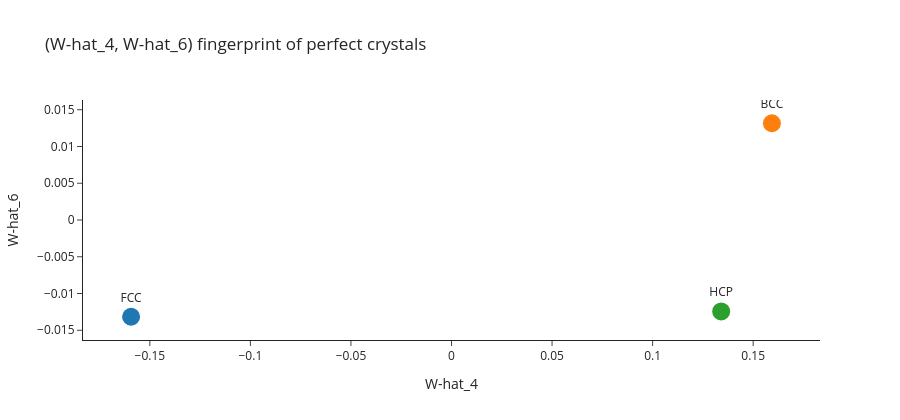

Notebook cell for this chart:
### Markdown cell above
**Read it like this:**

- $q_6$: FCC and BCC are close (0.575 vs 0.511), HCP a bit lower.
  Hard to tell FCC and BCC apart from $q_6$ alone.
- $\hat W_4$: opposite signs for FCC and BCC.
- $\hat W_6$: opposite signs again — and HCP is also negative but with a
  very different $\hat W_4$.

So the $(\hat W_4, \hat W_6)$ pair is a clean two-coordinate fingerprint.

### Code cell
fig = go.Figure()
for name, w4, w6, _ in rows:
    fig.add_trace(go.Scatter(x=[w4], y=[w6], mode='markers+text',
                             text=[name], textposition='top center',
                             marker=dict(size=18), name=name))
fig.add_hline(y=0, line_dash='dot', line_color='grey')
fig.add_vline(x=0, line_dash='dot', line_color='grey')
fig.update_layout(title='(W-hat_4, W-hat_6) fingerprint of perfect crystals',
                  xaxis_title='W-hat_4', yaxis_title='W-hat_6',
                  height=420, template='simple_white', showlegend=False)
fig

### Figure 1 — Plotly figure (JSON) as saved in the notebook; plotly's stock layout.template omitted (floating-point values rounded to 4 significant figures)
{"data": [{"marker": {"size": 18}, "mode": "markers+text", "name": "FCC", "text": ["FCC"], "textposition": "top center", "type": "scatter", "x": [-0.1593], "y": [-0.01316]}, {"marker": {"size": 18}, "mode": "markers+text", "name": "BCC", "text": ["BCC"], "textposition": "top center", "type": "scatter", "x": [0.1593], "y": [0.01316]}, {"marker": {"size": 18}, "mode": "markers+text", "name": "HCP", "text": ["HCP"], "textposition": "top center", "type": "scatter", "x": [0.1341], "y": [-0.01244]}], "layout": {"height": 420, "shapes": [{"line": {"color": "grey", "dash": "dot"}, "type": "line", "x0": 0, "x1": 1, "xref": "x domain", "y0": 0, "y1": 0, "yref": "y"}, {"line": {"color": "grey", "dash": "dot"}, "type": "line", "x0": 0, "x1": 0, "xref": "x", "y0": 0, "y1": 1, "yref": "y domain"}], "showlegend": false, "title": {"text": "(W-hat_4, W-hat_6) fingerprint of perfect crystals"}, "xaxis": {"title": {"text": "W-hat_4"}}, "yaxis": {"title": {"text": "W-hat_6"}}}}
